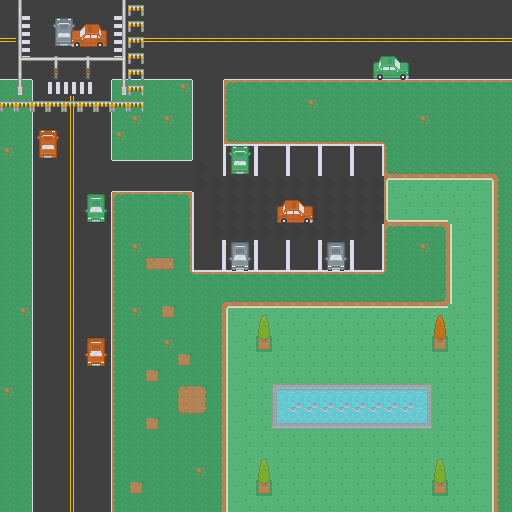

The image is a tile-based game level rendered from a .tmx file. Its description and source (layers, tilesets, objects; grid data summarised) follow:
An orthogonal 32x32 tile map with 16x16 px tiles, 4 tile layers (Ground, Tile Layer 2, Tile Layer 3, trees), 2 tilesets and 54 objects (38x wall, 13x slime, spawn, talking npc, blank npc).

<map version="1.0" tiledversion="1.0.3" orientation="orthogonal" renderorder="right-down" width="32" height="32" tilewidth="16" tileheight="16" nextobjectid="74">
 <tileset firstgid="1" source="../../tilesets/city.tsx" />
 <tileset firstgid="1037" source="../../tilesets/overworld.tsx" />
 <layer name="Ground" width="32" height="32">
  <data>[1024 cells, 1024 non-empty, 38 distinct tile ids]</data>
 </layer>
 <group name="decorations">
  <layer name="Tile Layer 2" width="32" height="32">
   <data>[1024 cells, 327 non-empty, 54 distinct tile ids]</data>
  </layer>
  <layer name="Tile Layer 3" width="32" height="32">
   <data>[1024 cells, 36 non-empty, 15 distinct tile ids]</data>
  </layer>
  <layer name="trees" width="32" height="32" offsetx="0" offsety="-8">
   <data>[1024 cells, 8 non-empty, 4 distinct tile ids]</data>
  </layer>
 </group>
 <objectgroup name="Object Layer 1">
  <object id="2" type="wall" x="-0.666667" y="101" width="144.667" height="11" />
  <object id="4" type="wall" x="128" y="0" width="16" height="96" />
  <object id="6" type="wall" x="37" y="130" width="22" height="28" />
  <object id="8" type="wall" x="85" y="194" width="22" height="28" />
  <object id="10" type="wall" x="85" y="338" width="22" height="28" />
  <object id="12" type="wall" x="229" y="146" width="22" height="28" />
  <object id="13" type="wall" x="277" y="200" width="36" height="24" />
  <object id="14" type="wall" x="229" y="242" width="22" height="28" />
  <object id="15" type="wall" x="325" y="242" width="22" height="28" />
  <object id="16" type="wall" x="373" y="56" width="36" height="24" />
  <object id="17" type="wall" x="272" y="384" width="160" height="45" />
  <object id="18" type="wall" x="256" y="336" width="16" height="16" />
  <object id="19" type="wall" x="432" y="336" width="16" height="16" />
  <object id="21" type="wall" x="256" y="480" width="16" height="16" />
  <object id="22" type="wall" x="432" y="480" width="16" height="16" />
  <object id="24" name="spawn" type="spawn" x="48" y="448" width="16" height="32" />
  <object id="25" name="slime" type="slime" x="240" y="208" width="16" height="16" />
  <object id="29" name="slime" type="slime" x="80" y="240" width="16" height="16" />
  <object id="30" name="slime" type="slime" x="48" y="176" width="16" height="16" />
  <object id="31" name="slime" type="slime" x="384" y="192" width="16" height="16" />
  <object id="32" name="slime" type="slime" x="464" y="368" width="16" height="16" />
  <object id="33" name="slime" type="slime" x="400" y="464" width="16" height="16" />
  <object id="34" name="slime" type="slime" x="320" y="320" width="16" height="16" />
  <object id="35" name="slime" type="slime" x="240" y="400" width="16" height="16" />
  <object id="36" name="slime" type="slime" x="464" y="240" width="16" height="16" />
  <object id="37" name="slime" type="slime" x="432" y="16" width="16" height="16" />
  <object id="38" name="slime" type="slime" x="256" y="16" width="16" height="16" />
  <object id="39" name="slime" type="slime" x="176" y="48" width="16" height="16" />
  <object id="40" name="slime" type="slime" x="336" y="160" width="16" height="16" />
  <object id="43" type="wall" x="0" y="512" width="516" height="7" />
  <object id="44" type="wall" x="512" y="-20" width="6" height="111" />
  <object id="45" type="wall" x="144" y="-20" width="368" height="20" />
  <object id="46" type="wall" x="111" y="112" width="3" height="48" />
  <object id="47" type="wall" x="111" y="192" width="4" height="322" />
  <object id="48" type="wall" x="28" y="112" width="5" height="400" />
  <object id="49" type="wall" x="112" y="191" width="80" height="1" />
  <object id="50" type="wall" x="112" y="159" width="80" height="2" />
  <object id="51" type="wall" x="186" y="80" width="7" height="80" />
  <object id="52" type="wall" x="223" y="80" width="5" height="62" />
  <object id="53" type="wall" x="182" y="191" width="8" height="85" />
  <object id="55" type="wall" x="189" y="274" width="206" height="2" />
  <object id="56" type="wall" x="226" y="140" width="162" height="2" />
  <object id="57" type="wall" x="386" y="226" width="9" height="50" />
  <object id="58" type="wall" x="386" y="140" width="2" height="34" />
  <object id="59" type="wall" x="395" y="226" width="50" height="5" />
  <object id="60" type="wall" x="386" y="170" width="115" height="4" />
  <object id="61" type="wall" x="224" y="79" width="288" height="6" />
  <object id="62" type="wall" x="140" y="79" width="52" height="7" />
  <object id="64" type="wall" x="498" y="170" width="3" height="342" />
  <object id="65" type="wall" x="442" y="227" width="4" height="75" />
  <object id="66" type="wall" x="219" y="297" width="227" height="5" />
  <object id="67" type="wall" x="219" y="297" width="3" height="215" />
  <object id="68" name="help us!! slimes are scary" type="talking npc" x="80" y="400" width="16" height="16" />
  <object id="72" type="blank npc" x="48" y="336" width="16" height="16" />
 </objectgroup>
</map>
